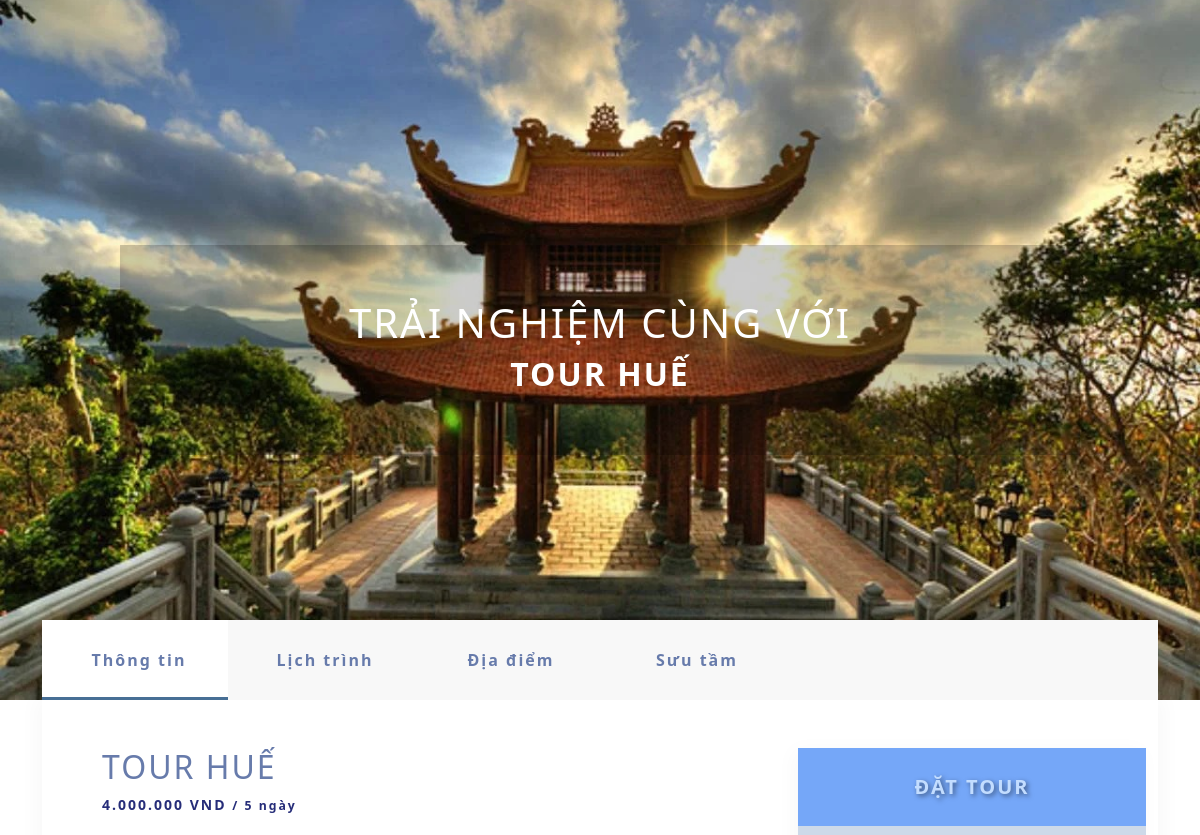
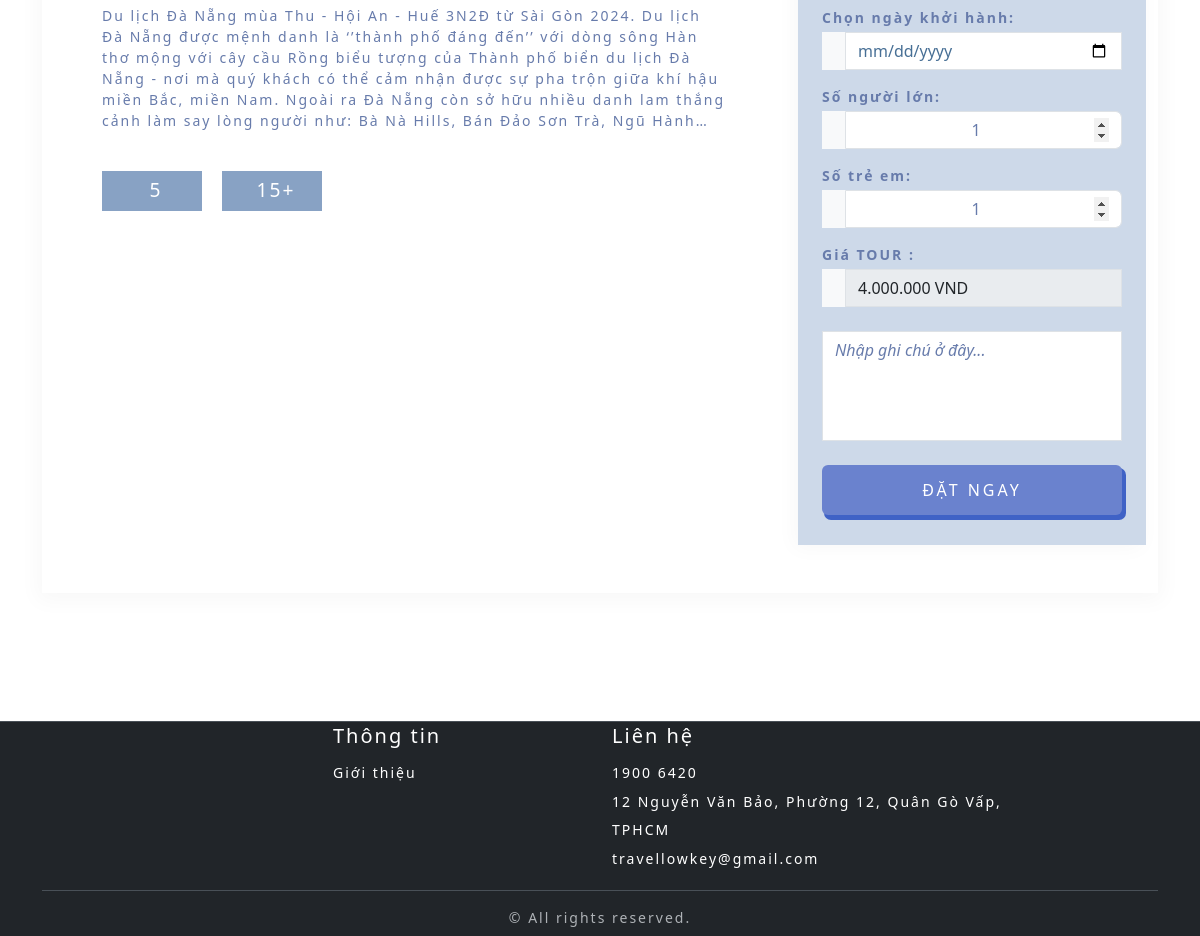
Screenshot of /modules/home/tour_detail.php?tourCode=4 with the database file from the repository (2 pictures, top to bottom).
### tables this page shows
CREATE TABLE `tour`  (
    `tourCode` int NOT NULL AUTO_INCREMENT,
    `tourName` varchar(100) NULL DEFAULT NULL,
    `tourImage` varchar(500) NULL DEFAULT NULL,
    `startDate` datetime NULL DEFAULT NULL,
    `price` float NULL DEFAULT NULL,
    `description` varchar(500) NULL DEFAULT NULL,
    `employeeCode` int NULL DEFAULT NULL,
    `vehicleCode` int NULL DEFAULT NULL,
    `tourPackageCode` int NULL DEFAULT NULL,
    `endDate` datetime NULL DEFAULT NULL,
    PRIMARY KEY (`tourCode`),
    INDEX `vehicleCode`(`vehicleCode`),
    INDEX `employeeCode`(`employeeCode`),
    INDEX `tourPackageCode`(`tourPackageCode`),
    CONSTRAINT `tour_ibfk_1` FOREIGN KEY (`vehicleCode`) REFERENCES `vehicle` (`vehicleCode`) ON DELETE RESTRICT ON UPDATE RESTRICT,
    CONSTRAINT `tour_ibfk_2` FOREIGN KEY (`employeeCode`) REFERENCES `employee` (`employeeCode`) ON DELETE RESTRICT ON UPDATE RESTRICT,
    CONSTRAINT `tour_ibfk_3` FOREIGN KEY (`tourPackageCode`) REFERENCES `tourpackage` (`tourPackageCode`) ON DELETE RESTRICT ON UPDATE RESTRICT
);

### models/tourConnect.php (called while the page is built, shortened)
<?php
include_once("clsKetNoi.php");
class modelTour
{
    private $conn;
    function __construct()
    {
        $p = new clsKetNoi();
        $this->conn = $p->ketNoiDB();
    }
    function getTour($tourCode){
        if($this->conn){
            $query = "SELECT * FROM tour WHERE tourCode =?";
            $stmt = $this->conn->prepare($query);
            $stmt->bind_param('i', $tourCode);
            $stmt->execute();
            $result = $stmt->get_result();
            $row = $result->fetch_assoc();
            return $row;
        }else{
            return false;
        }
    }
}

### models/clsKetNoi.php (called while the page is built, shortened)
<?php
class clsKetNoi
{
    function ketNoiDB() {
        $this->conn = new mysqli("localhost", "root", "", "ptud");
        return $this->conn;
    }
}

### modules/home/tour_detail.php (the view, shortened to what this page needs)
<?php
    include("../../models/tourConnect.php");
    $tour = new modelTour();
    $get_tourCode = isset($_GET['tourCode']) ? (int)$_GET['tourCode'] : 0;
    $tour_inforDetail = $tour->getTour($get_tourCode);
    $startDate = new DateTime(htmlspecialchars($tour_inforDetail['startDate']));
    $endDate = new DateTime(htmlspecialchars($tour_inforDetail['endDate']));
    $interval = $startDate->diff($endDate);
    include_once("../../models/clsKetNoi.php");
?>
<!DOCTYPE html>
<html lang="vi">
<head>
    <link rel="stylesheet" href="/Tour_management/asset/css/bootstrap.min.css">
    <link rel="stylesheet" href="/Tour_management/asset/css/style.css">
    <link rel="stylesheet" href="/Tour_management/asset/css/tourDetail.css">
</head>
<body>
    <div class="divImage">
        <img src="<?= htmlspecialchars($tour_inforDetail['tourImage']) ?>" alt="">
        <div class="Slogan">
            <h1>TRẢI NGHIỆM CÙNG VỚI</h1>
            <h2 class="text-uppercase fw-bold"><?= htmlspecialchars($tour_inforDetail['tourName']) ?></h2>
        </div>
    </div>
    <section class="tour-detail pb-5" style="transform: translateY(-80px);">
        <div class="container">
            <div class="content">
                <div class="row">
                    <div class="row row-tab col" id="myTab" role="tablist">
                        <a href="#tab1" id="tab1-tab" data-bs-toggle="tab" role="tab" aria-controls="tab1"
                            aria-selected="true" class="tab-item active col fw-bold text-decoration-none">
                            <i class="fa-solid fa-circle-info me-2"></i>Thông tin
                        </a>
                        <a href="#tab2" id="tab2-tab" data-bs-toggle="tab" role="tab" aria-controls="tab2"
                            aria-selected="false" class="tab-item col fw-bold text-decoration-none">
                            <i class="fa-solid fa-calendar-days me-2"></i>Lịch trình
                        </a>
                        <a href="#tab3" id="tab3-tab" data-bs-toggle="tab" role="tab" aria-controls="tab3"
                            aria-selected="false" class="tab-item col fw-bold text-decoration-none">
                            <i class="fa-solid fa-name-dot me-2"></i>Địa điểm
                        </a>
                        <a href="#tab4" id="tab4-tab" data-bs-toggle="tab" role="tab" aria-controls="tab4"
                            aria-selected="false" class="tab-item col fw-bold text-decoration-none">
                            <i class="fa-solid fa-camera me-2"></i>Sưu tầm
                        </a>
                    </div>
                    <div class="col-xl-4 d-xl-flex d-lg-none not-used"></div>
                </div>
                <div class="row py-5 row-content-tab">
                    <div class="col-xl-8 col-lg-8 col-md-12">
                        <div class="tab-content px-xl-5 px-lg-5 px-md-3 px-sm-0">
                            <div class="tab-infor tab-pane fade show active" id="tab1" role="tabpanel" aria-labelledby="tab1-tab">
                                <div class="name">
                                    <p class="h2 text-uppercase"><?= htmlspecialchars($tour_inforDetail['tourName'])?></p>
                                </div>
                                <div class="price">
                                    <p class="mb-0">
                                        <span><?= number_format(htmlspecialchars($tour_inforDetail['price']), 0, ',', '.') ?> VND</span>
                                        <small>/ <?= $interval->days . " ngày"; ?></small>
                                    </p>
                                </div>
                                <div class="decs py-4">
                                    <p class="text"><?= htmlspecialchars($tour_inforDetail['description'])?></p>
                                </div>
                                <div class="btn-group">
                                    <div class="day d-flex align-items-center justify-content-center">
                                        <i class="fa-regular fa-calendar me-2"></i>5
                                    </div>
                                    <div class="age d-flex align-items-center justify-content-center">
                                        <i class="fa-regular fa-user me-2"></i>15+
                                    </div>
                                </div>
                            </div>
                        </div>
                    </div>
                    <div class="col-xl-4 col-lg-4 col-md-12" id="books">
                        <div class="books-form">
                            <div class="text-head text-center p-4 fw-bold fs-5">ĐẶT TOUR</div>
                            <form action="booking.php" method="post" enctype="multipart/form-data" class="px-4">
                                <label for="stratDate" class="form-label pt-3 pb-0 mb-0 fw-bold">Chọn ngày khởi hành:</label>
                                <div class="input-group pt-1">
                                    <span class="input-group-text border-0 rounded-0"><i class="fa-regular fa-calendar-days border-0"></i></span>
                                    <input type="date" class="input form-control bg-opacity-50 rounded-0" id="date" name="date" required>
                                </div>
                                <label for="adults" class="form-label pt-3 pb-0 mb-0 fw-bold">Số người lớn:</label>
                                <div class="input-group pt-1">
                                    <span class="input-group-text border-0 rounded-0"><i class="fa-solid fa-door-open border-0"></i></span>
                                    <input type="number" id="adults" name="adults" class="form-control text-center" value="1" min="1">
                                </div>
                                <label for="children" class="form-label pt-3 pb-0 mb-0 fw-bold">Số trẻ em:</label>
                                <div class="input-group pt-1">
                                    <span class="input-group-text border-0 rounded-0"><i class="fa-solid fa-door-open border-0"></i></span>
                                    <input type="number" class="form-control text-center" id="children" name="children" value="1" min="1">
                                </div>
                                <div class="price pe-0">
                                    <label for="price" class="form-label pt-3 pb-0 mb-0 fw-bold">Giá TOUR :</label>
                                    <div class="input-group pt-1">
                                        <span class="input-group-text border-0 rounded-0"><i class="fa-solid fa-door-open border-0"></i></span>
                                        <input type="text" class="input form-control rounded-0" id="price" name="price" value="<?= number_format(htmlspecialchars($tour_inforDetail['price']), 0, ',', '.') ?> VND" disabled>
                                    </div>
                                </div>
                                <div class="comment pt-4">
                                    <textarea class="form-control rounded-0" id="comment" name="comment" rows="4" placeholder="Nhập ghi chú ở đây..."></textarea>
                                </div>
                                <div class="btn-books w-100 pt-4 text-center">
                                    <button type="submit" name="bookings" class="btn w-100">ĐẶT NGAY</button>
                                </div>
                            </form>
                        </div>
                    </div>
                </div>
            </div>
        </div>
    </section>
    <footer class="footer bg-body border-top" data-bs-theme="dark">
        <div class="container pb-md-2">
            <div class="row">
                <div class="col-3">
                </div>
                <div class="col-3">
                    <h5 class="text-white font-weight-bold">Thông tin</h5>
                    <span class="text-white">Giới thiệu</span>
                </div>
                <div class="col-5">
                    <h5 class="text-white font-weight-bold">Liên hệ</h5>
                    <div class="text-white">
                        1900 6420
                    </div>
                    <div class="text-white">
                        12 Nguyễn Văn Bảo, Phường 12, Quân Gò Vấp, TPHCM
                    </div>
                    <div class="text-white">
                        travellowkey@gmail.com
                    </div>
                </div>
                <div class="col-12 border-top mt-3 pt-3 text-center">
                    <p class="text-body-secondary mb-0">
                        © All rights reserved.</p>
                </div>
            </div>
        </div>
    </footer>
</body>
</html>

### asset/css/style.css (style rules this page uses)
.footer .text-white { line-height: 1.8rem !important; }

### asset/css/tourDetail.css (style rules this page uses)
* { margin: 0; padding: 0; box-sizing: border-box; }
html { scroll-behavior: smooth; }
body { font-size: 14px; color: #677bab; letter-spacing: 2px; }
.divImage { position: relative; width: 100%; height: 700px; }
.divImage img { width: 100%; height: 100%; object-fit: cover; }
.Slogan { display: flex; flex-direction: column; justify-content: center; align-items: center; position: absolute; width: 80%; height: 30%; background: rgba(0, 0, 0, 0.2); top: 50%; left: 50%; transform: translate(-50%, -50%); text-align: center; color: white; padding: 10px; }
.row-tab { height: 80px; }
.tab-item { color: #677bab; font-size: 1rem; background-color: #f8f8f8; height: 100%; display: flex; align-items: center; justify-content: center; position: relative; }
.tab-item.active { background-color: #fff; }
.tab-item:hover::after, .tab-item.active::after { content: ""; display: block; height: 3px; background-color: #476f95; position: absolute; bottom: 0; width: 100%; animation: slide-in 0.5s forwards; }
.not-used { background-color: #f8f8f8; }
.row-content-tab { box-shadow: 0 3px 20px 5px rgba(0, 0, 0, .03); }
.price p { color: #262d79; font-weight: bold; }
.decs .text { display: -webkit-box; -webkit-line-clamp: 6; -webkit-box-orient: vertical; overflow: hidden; text-overflow: ellipsis; display: -moz-box; -moz-line-clamp: 6; -moz-box-orient: vertical; line-clamp: 6; box-orient: vertical; }
.btn-group { gap: 20px; }
.btn-group div { width: 100px; height: 40px; background-color: #88a2c4; font-size: 1.2rem; color: #fff; }
.row, .container-fluid, .content { margin: 0; padding: 0; }
.books-form { width: 100%; height: max-content; background-color: #cdd9e9; box-shadow: -4px 3px 20px 0px rgba(0, 0, 0, .03); padding-bottom: 30px; }
.books-form .text-head { color: #c3ddff; background-color: #75a7f8; text-shadow: 2px 2px 5px rgba(0, 0, 0, 0.5); }
::placeholder { color: #677bab!important; font-style: italic; }
input[type = date] { color: #476f95; }
input:valid { color: #677bab; }
.books-form .btn { color: #fff; background-color: #6a82ce; box-shadow: 3px 4px 0px 1px #3f62c6; height: 50px; letter-spacing: 3px; }
textarea { resize: none; width: 100%; max-width: 100%; box-sizing: border-box; color: #fff; background-color: #1c2f5e; border: 1px solid #ccc; border-radius: 5px; padding: 10px; }

### rows the page displays
tour: tourImage (picture), tourName "TOUR HUẾ", price "4.000.000", startDate+endDate "5", description "Du lịch Đà Nẵng mùa Thu - Hội An - Huế 3N2Đ từ Sài Gòn 2024. Du lịch Đà Nẵng được mệnh danh là ‘’thành phố đáng đến’’ với dòng sông Hàn thơ mộng với cây cầu Rồng biểu tượng của Thành phố biển du lịch Đà Nẵng - nơi mà quý khách có thể cảm nhận được sự pha trộn giữa khí hậu miền Bắc, miền Nam. Ngoài ra Đà Nẵng còn sở hữu nhiều danh lam thắng cảnh làm say lòng người như: Bà Nà Hills, Bán Đảo Sơn Trà, Ngũ…", price "4.000.000 VND"
